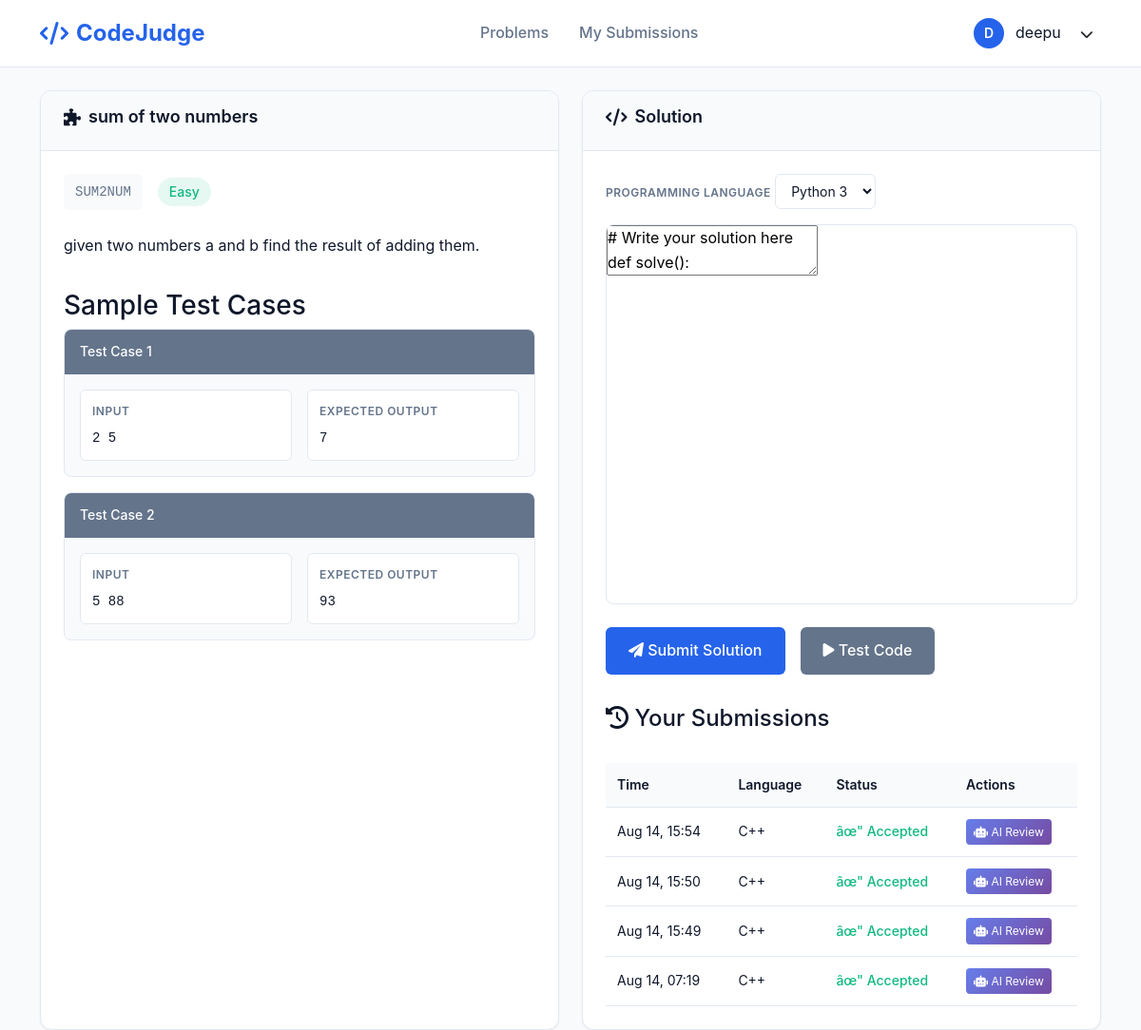
The page /problems/problem/SUM2NUM/ (signed in) on the database its author committed.
### core/models.py (models this page shows, shortened)
class Problem(models.Model):
    DIFFICULTY = (('E','Easy'),('M','Medium'),('H','Hard'))
    name = models.CharField(max_length=100)
    short_code = models.CharField(max_length=40,unique=True)
    statement = models.TextField()
    difficulty = models.CharField(max_length=1,choices=DIFFICULTY)

class TestCase(models.Model):
    problem = models.ForeignKey(Problem, on_delete=models.CASCADE, related_name='testcases')
    input = models.TextField()
    output = models.TextField()
    is_hidden = models.BooleanField(default=False)  # Add this field
    order = models.IntegerField(default=0)  # For ordering test cases
    class Meta:
        ordering = ['order']

class Submission(models.Model):
    LANGUAGE_CHOICES = [
        ('py', 'Python 3'),
        ('cpp', 'C++'),
        ('c', 'C'),
    ]
    VERDICT_CHOICES = [
        ('AC', 'Accepted'),
        ('WA', 'Wrong Answer'),
        ('TLE', 'Time Limit Exceeded'),
        ('RE', 'Runtime Error'),
        ('CE', 'Compilation Error'),
    ]
    problem = models.ForeignKey(Problem, on_delete=models.CASCADE)
    user = models.ForeignKey(User, on_delete=models.CASCADE)
    code_text = models.TextField()
    language = models.CharField(max_length=10, choices=LANGUAGE_CHOICES, default='py')  # Add this field
    verdict = models.CharField(max_length=10, choices=VERDICT_CHOICES)
    submitted = models.DateTimeField(auto_now_add=True)
    class Meta:
        ordering = ['-submitted']

### core/views.py (the view, shortened to what this page needs)
# urls.py: path('problem/<str:short_code>/', views.problem_detail, name='problem_detail'),
def problem_detail(request, short_code):
    try:
        problem = get_object_or_404(Problem, short_code=short_code)
    except Problem.DoesNotExist:
        messages.error(request, f'Problem with code "{short_code}" not found.')
        return redirect('core:problems_list')
    visible_testcases = problem.testcases.filter(is_hidden=False)
    user_submissions = []
    if request.user.is_authenticated:
        user_submissions = Submission.objects.filter(
            problem=problem,
            user=request.user
        ).order_by('-submitted')[:10]  # Last 10 submissions
    user_progress = get_user_progress(request.user)
    all_problems = Problem.objects.all()
    context = {
        'problem': problem,
        'testcases': visible_testcases,
        'user_submissions': user_submissions,
        'user_progress': user_progress,
        'problems': all_problems,  # For the dashboard section
        'easy_count': Problem.objects.filter(difficulty='E').count(),
        'medium_count': Problem.objects.filter(difficulty='M').count(),
        'hard_count': Problem.objects.filter(difficulty='H').count(),
    }
    return render(request, 'problem_detail.html', context)

### core/templates/problem_detail.html (shortened to what this page needs)
{% load static %}
<!DOCTYPE html>
<html lang="en">
<head>
    <link href="https://cdn.jsdelivr.net/npm/bootstrap@5.3.0/dist/css/bootstrap.min.css" rel="stylesheet">
    <link href="https://cdnjs.cloudflare.com/ajax/libs/font-awesome/6.0.0/css/all.min.css" rel="stylesheet">
    <link rel="stylesheet" href="https://cdnjs.cloudflare.com/ajax/libs/codemirror/5.65.2/codemirror.min.css">
    <link rel="stylesheet" href="https://cdnjs.cloudflare.com/ajax/libs/codemirror/5.65.2/theme/monokai.min.css">
</head>
<body>
    <header class="header">
        <div class="container">
            <div class="header-content">
                <a href="{% url 'core:problems_list' %}" class="logo">
                    <i class="fas fa-code"></i>
                    CodeJudge
                </a>
                <nav class="nav-links">
                    <a href="{% url 'core:problems_list' %}" class="nav-link">Problems</a>
                    {% if user.is_authenticated %}
                    <a href="{% url 'core:submissions_list' %}" class="nav-link">My Submissions</a>
                    {% endif %}
                </nav>
                <div class="user-profile">
                    {% if user.is_authenticated %}
                    <div class="user-avatar">{{ user.username|first|upper }}</div>
                    <span>{{ user.username }}</span>
                    <div class="dropdown">
                        <button class="btn btn-sm" type="button" data-bs-toggle="dropdown">
                            <i class="fas fa-chevron-down"></i>
                        </button>
                    </div>
                    {% else %}
                    <a href="{% url 'authentication:login-user' %}" class="nav-link">Login</a>
                    <a href="{% url 'authentication:register-user' %}" class="nav-link">Register</a>
                    {% endif %}
                </div>
            </div>
        </div>
    </header>
    <div class="container">
        <div class="problem-layout">
            <div class="problem-panel">
                <div class="panel-header">
                    <h2 class="panel-title">
                        <i class="fas fa-puzzle-piece"></i>
                        {{ problem.name }}
                    </h2>
                </div>
                <div class="panel-content">
                    <div class="problem-meta">
                        <div class="problem-code">{{ problem.short_code }}</div>
                        {% if problem.difficulty == 'E' %}
                            <span class="difficulty-badge easy">Easy</span>
                        {% elif problem.difficulty == 'M' %}
                            <span class="difficulty-badge medium">Medium</span>
                        {% else %}
                            <span class="difficulty-badge hard">Hard</span>
                        {% endif %}
                    </div>
                    <div class="problem-statement">
                        {{ problem.statement|safe }}
                    </div>
                    {% if testcases %}
                    <div class="test-cases">
                        <h3>Sample Test Cases</h3>
                        {% for testcase in testcases %}
                        <div class="test-case">
                            <div class="test-case-header">
                                Test Case {{ forloop.counter }}
                            </div>
                            <div class="test-case-content">
                                <div class="test-case-row">
                                    <div class="test-input">
                                        <div class="test-label">Input</div>
                                        <div class="test-data">{{ testcase.input|default:"No input" }}</div>
                                    </div>
                                    <div class="test-output">
                                        <div class="test-label">Expected Output</div>
                                        <div class="test-data">{{ testcase.output|default:"No output" }}</div>
                                    </div>
                                </div>
                            </div>
                        </div>
                        {% endfor %}
                    </div>
                    {% endif %}
                </div>
            </div>
            <div class="solution-panel">
                <div class="panel-header">
                    <h3 class="panel-title">
                        <i class="fas fa-code"></i>
                        Solution
                    </h3>
                </div>
                <div class="panel-content">
                    {% if user.is_authenticated %}
                    <form method="post" action="{% url 'core:problem_detail' problem.short_code %}">
                        <div class="language-selector">
                            <label for="language" class="test-label">Programming Language</label>
                            <select name="language" id="language" class="language-select">
                                <option value="python">Python 3</option>
                            </select>
                        </div>
                        <div class="code-editor-container">
                            <textarea name="solution_code" id="code-editor" required>
# Write your solution here
def solve():
    pass
solve()
</textarea>
                        </div>
                        <div class="submit-section">
                            <button type="submit" name="action" value="submit" class="btn-submit">
                                <i class="fas fa-paper-plane"></i> Submit Solution
                            </button>
                            <button type="submit" name="action" value="test" class="btn-test">
                                <i class="fas fa-play"></i> Test Code
                            </button>
                        </div>
                    </form>
                    {% if user_submissions %}
                    <div style="margin-top: 2rem;">
                        <h4 style="margin-bottom: 1rem; color: var(--text-primary);">
                            <i class="fas fa-history"></i> Your Submissions
                        </h4>
                        <div style="overflow-x: auto;">
                            <table class="submissions-table">
                                <thead>
                                    <tr>
                                        <th>Time</th>
                                        <th>Language</th>
                                        <th>Status</th>
                                        <th>Actions</th>
                                    </tr>
                                </thead>
                                <tbody>
                                    {% for submission in user_submissions %}
                                    <tr class="submission-row">
                                        <td>{{ submission.submitted|date:"M d, H:i" }}</td>
                                        <td>{{ submission.get_language_display }}</td>
                                        <td>
                                            {% if submission.verdict == 'AC' %}
                                                <span class="status-accepted">âœ" Accepted</span>
                                            {% elif submission.verdict == 'WA' %}
                                                <span class="status-rejected">âœ— Wrong Answer</span>
                                            {% elif submission.verdict == 'TLE' %}
                                                <span class="status-rejected">â° Time Limit</span>
                                            {% elif submission.verdict == 'RE' %}
                                                <span class="status-rejected">ðŸ'¥ Runtime Error</span>
                                            {% elif submission.verdict == 'CE' %}
                                                <span class="status-rejected">âš ï¸ Compilation Error</span>
                                            {% else %}
                                                <span class="status-pending">â³ {{ submission.get_verdict_display }}</span>
                                            {% endif %}
                                        </td>
                                        <td>
                                            <button class="ai-review-btn-small" data-submission-id="{{ submission.id }}">
                                                <i class="fas fa-robot"></i> AI Review
                                            </button>
                                        </td>
                                    </tr>
                                    {% endfor %}
                                </tbody>
                            </table>
                        </div>
                    </div>
                    {% endif %}
                    {% endif %}
                </div>
            </div>
        </div>
    </div>
</body>
</html>

### rows shown on the page
Problem: name "sum of two numbers", short_code "SUM2NUM", statement "given two numbers a and b find the result of adding them."
TestCase: input "2 5", output "7"
TestCase: input "5 88", output "93"
Submission: submitted "Aug 14, 15:54", language "C++", verdict "âœ\" Accepted"
Submission: submitted "Aug 14, 15:50", language "C++", verdict "âœ\" Accepted"
Submission: submitted "Aug 14, 15:49", language "C++", verdict "âœ\" Accepted"
Submission: submitted "Aug 14, 07:19", language "C++", verdict "âœ\" Accepted"

### other values the page prints
{{ user.username|first|upper }} "D"
{{ user.username }} "deepu"
